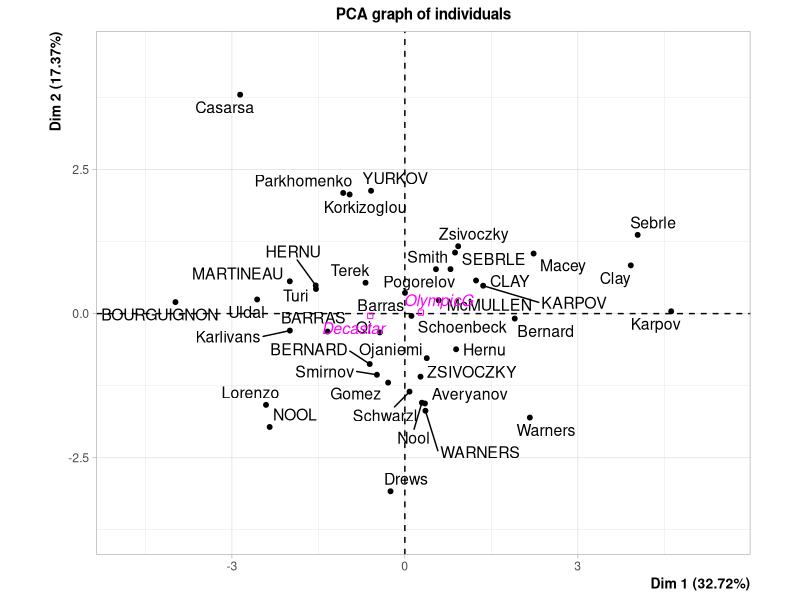
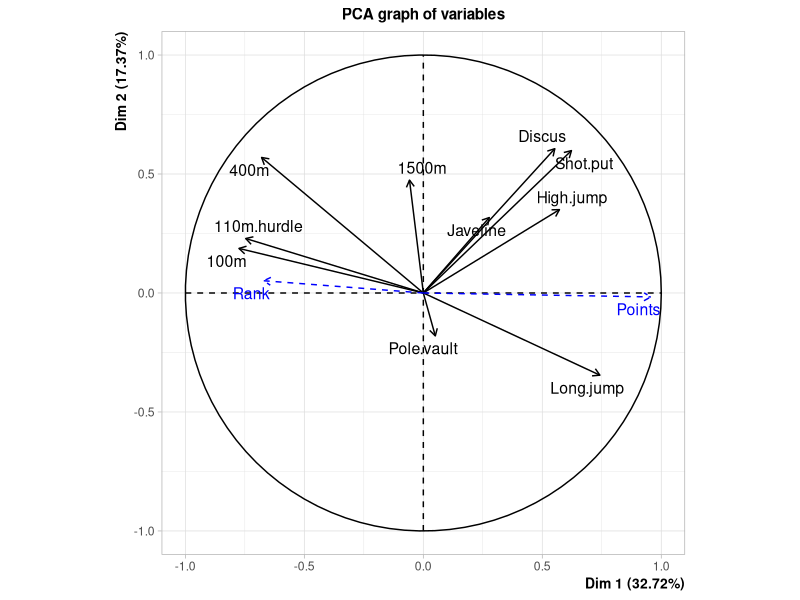
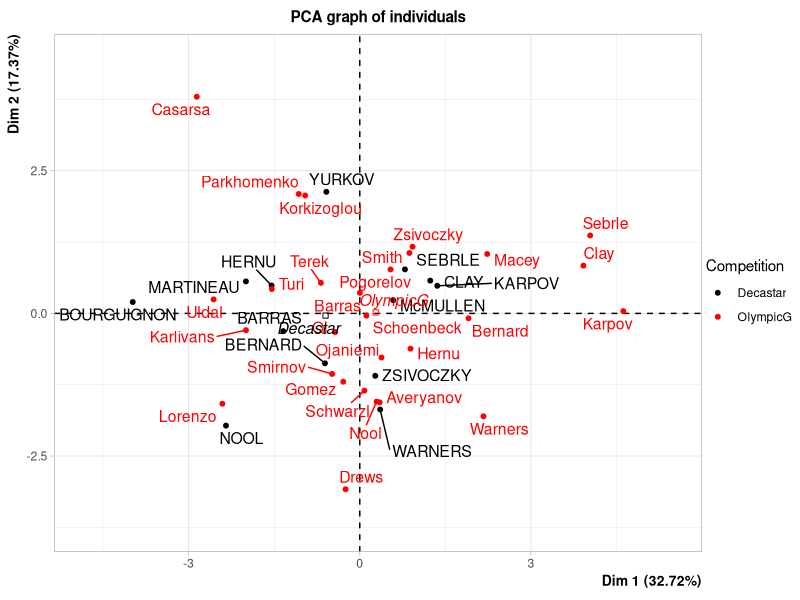
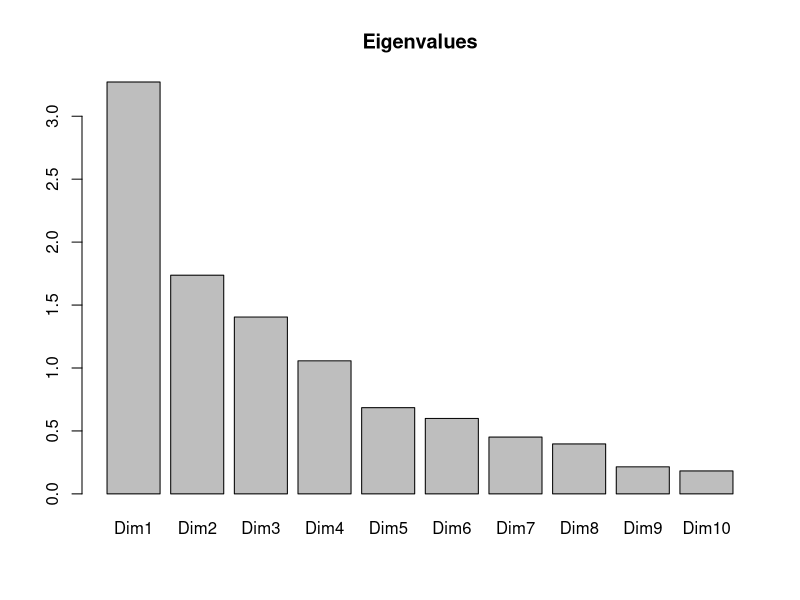
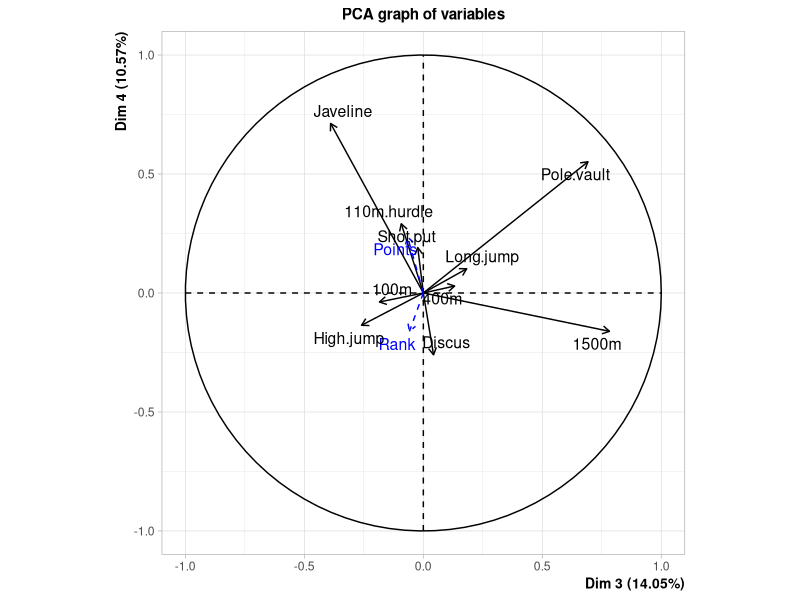
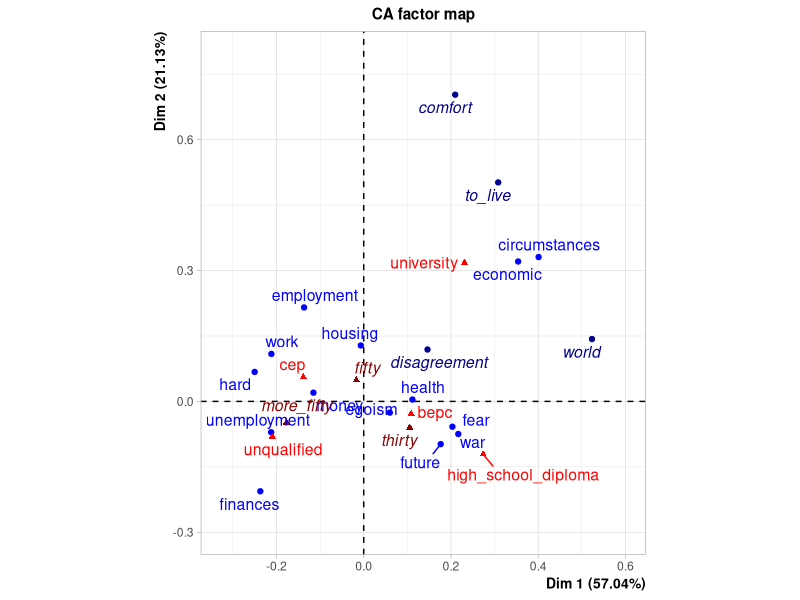
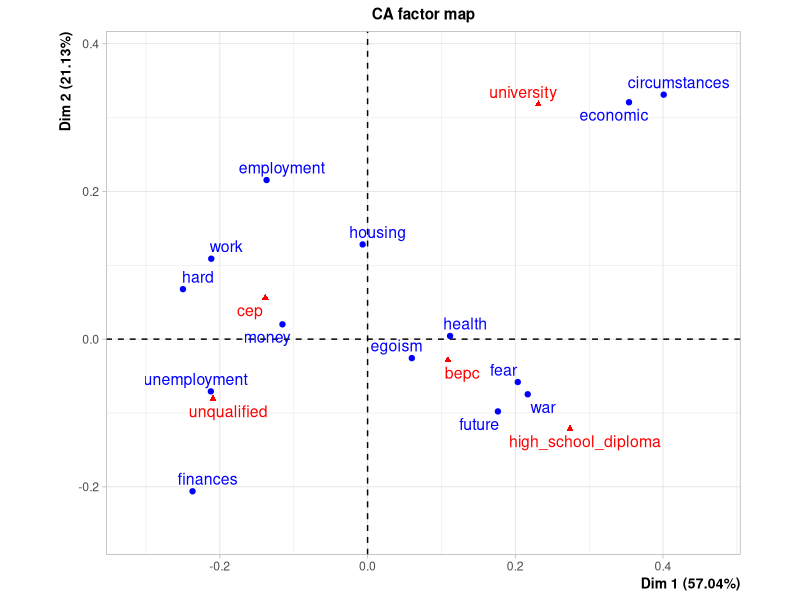

Write R code to recreate these figures, in order.
## Load the package
library("FactoMineR")

## Load the dataset
data("decathlon")					       

## Perform a PCA with the decathlon dataset, 2 quantitative
## supplementary variables and 1 qualitative supplementary variable
res.pca <- PCA(decathlon, quanti.sup = 11:12, quali.sup = 13)     

## Plot the individuals graph; the individuals are colored
## according to the qualitative variable
plot(res.pca, habillage = 13)				       

## Plot the barplot of the eigenvalues
barplot(res.pca$eig[,1], main = "Eigenvalues", 	       
  names.arg = paste("Dim", 1:nrow(res.pca$eig), sep = ""))

## Plot the variables graph with dimensions 3 and 4
plot(res.pca, choix = "var", axes = c(3, 4), lim.cos2.var = 0) 

## Print the results
print(res.pca)  					       

## Perform the description of the dimensions
dimdesc(res.pca, proba = 0.2)				       

## Load the dataset
data("children")					       

## Perform a correspondence analysis with the children
## dataset, and supplementary columns and rows
res.ca <- CA(children, col.sup = 6:8, row.sup = 15:18)         

# Plot the graph with only the active data
plot(res.ca, invisible = c("row.sup", "col.sup"))	       
